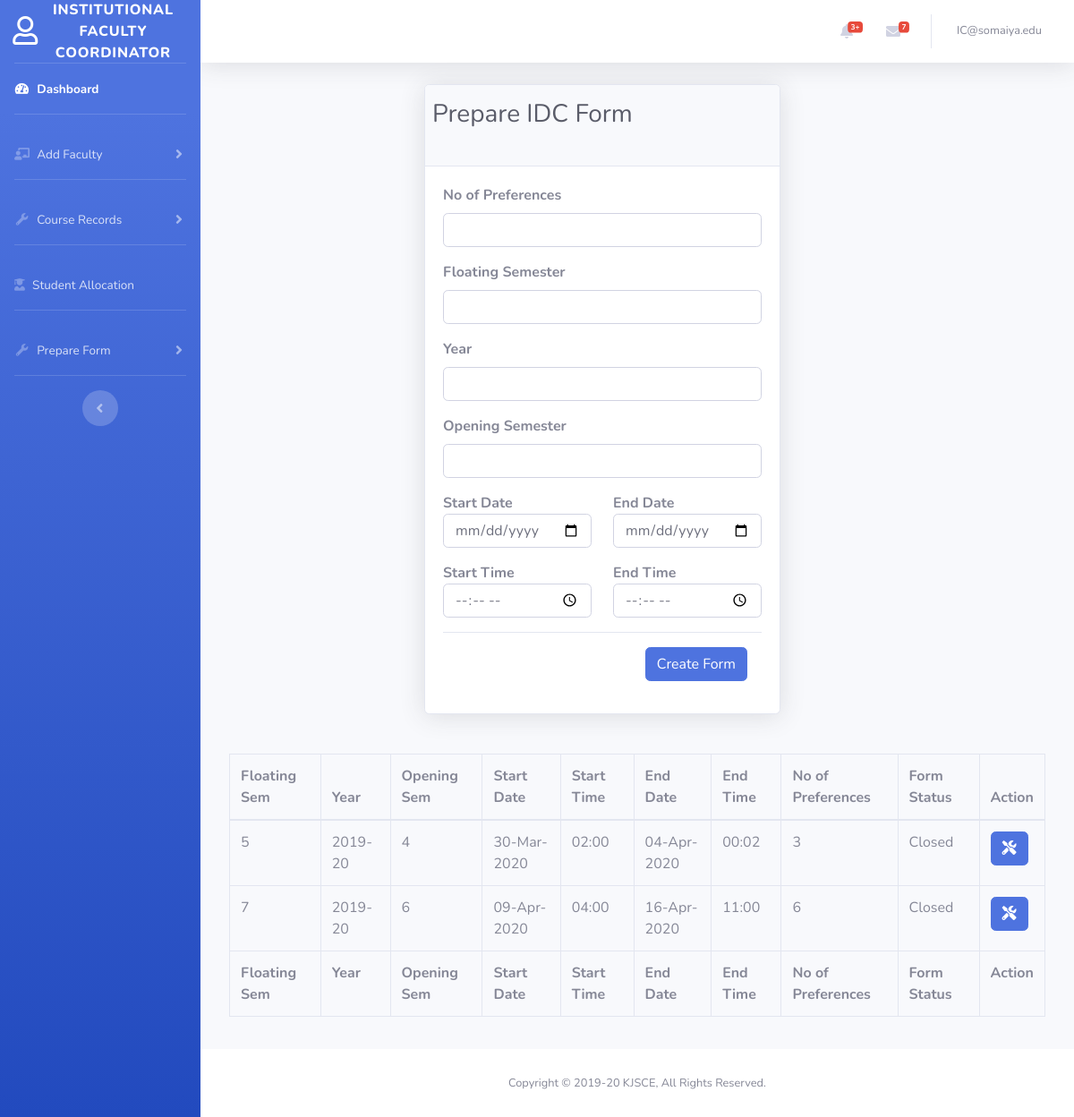
Page /institutional_coordinator/prepare_form_idc.php (signed in) on the committed database.
### tables this page shows
CREATE TABLE `form` (
  `sem` int(11) NOT NULL,
  `year` varchar(8) NOT NULL,
  `no` int(11) NOT NULL DEFAULT 0,
  `form_type` varchar(10) NOT NULL,
  `curr_sem` int(11) NOT NULL,
  `start_timestamp` varchar(30) NOT NULL,
  `end_timestamp` varchar(30) NOT NULL,
  `timestamp_created` varchar(30) NOT NULL,
  `email_id` varchar(50) NOT NULL,
  `no_of_preferences` int(11) NOT NULL,
  `allocate_status` int(11) NOT NULL DEFAULT 0
);

### institutional_coordinator/prepare_form_idc.php (the view, shortened to what this page needs)
<?php
include('../includes/header.php');
?>
<?php include('../includes/topbar.php'); ?>
<div class="container-fluid">
    <div class="row">
        <div class="offset-lg-3 offset-md-3">
            <div class="card shadow mb-4">
                <div class="card-header py-3">
                    <div class="row align-items-center">
                        <h1 class="h3 mb-4 text-gray-800">Prepare IDC Form</h1>
                    </div>
                </div>
                <div class="card-body">
                    <form action="ic_queries/prepare_form_idc_queries.php" method="POST">
                        <div class="form-group">
                            <label for="exampleInputPreference"><b>No of Preferences</b></label>
                            <input type="number" required class="form-control" id="exampleInputPreference" name="nop">
                        </div>
                        <div class="form-group">
                            <label for="exampleInputSem"><b>Floating Semester</b></label>
                            <input type="number" required class="form-control" id="exampleInputSem" onkeyup="defaultOpenSemVal()" name="sem">
                        </div>
                        <div class="form-group">
                            <label for="exampleInputYear"><b>Year</b></label>
                            <input type="year" required class="form-control" id="exampleInputYear" name="year">
                        </div>
                        <div class="form-group">
                            <label for="exampleInputCurrSem"><b>Opening Semester</b></label>
                            <input type="number" required class="form-control" id="exampleInputCurrSem" name="curr_sem">
                        </div>
                        <div class="row">
                            <div class="col-6">
                                <div class="form-group">
                                    <label class="form-check-label" for="exampleInputStartDate"><b>Start Date</b></label>
                                    <input type="date" required class="form-control" id="exampleInputStartDate" name="start_date">
                                </div>
                                <div class="form-group">
                                    <label class="form-check-label" for="exampleInputStartDate"><b>Start Time</b></label>
                                    <input type="time" required class="form-control" id="exampleInputStartTime" name="start_time">
                                </div>
                            </div>
                            <div class="col-6">
                                <div class="form-group">
                                    <label class="form-check-label" for="exampleInputStartDate"><b>End Date</b></label>
                                    <input type="date" required class="form-control" id="exampleInputEndDate" name="end_date">
                                </div>
                                <div class="form-group">
                                    <label class="form-check-label" for="exampleInputStartDate"><b>End Time</b></label>
                                    <input type="time" required class="form-control" id="exampleInputEndTime" name="end_time">
                                </div>
                            </div>
                        </div>
                        <div class="modal-footer">
                            <button type="submit" class="btn btn-primary align-center" name="createForm">Create Form</button>
                        </div>
                    </form>
                </div>
            </div>
        </div>
        <div class="card-body">
            <div class="table-responsive">
                <table class="table table-bordered" id="dataTable" width="100%" cellspacing="0">
                    <thead>
                        <tr>
                            <th>Floating Sem</th>
                            <th>Year</th>
                            <th>Opening Sem</th>
                            <th>Start Date</th>
                            <th>Start Time</th>
                            <th>End Date</th>
                            <th>End Time</th>
                            <th>No of Preferences</th>
                            <th>Form Status</th>
                            <th>Action</th>
                        </tr>
                    </thead>
                    <tfoot>
                        <tr>
                            <th>Floating Sem</th>
                            <th>Year</th>
                            <th>Opening Sem</th>
                            <th>Start Date</th>
                            <th>Start Time</th>
                            <th>End Date</th>
                            <th>End Time</th>
                            <th>No of Preferences</th>
                            <th>Form Status</th>
                            <th>Action</th>
                        </tr>
                    </tfoot>
                    <tbody>
                        <?php
                        include_once('../config.php');
                        $sql = "SELECT sem,year,curr_sem,start_timestamp,end_timestamp,no_of_preferences FROM form WHERE form_type='idc'";
                        $result = mysqli_query($conn, $sql);
                        if (mysqli_num_rows($result) > 0) {
                            $count = 500;
                            while ($row = mysqli_fetch_assoc($result)) {
                                $status = "Not opened yet";
                                $timestamp=date("Y-m-d H:i");
                                $start_timestamp = $row['start_timestamp'];
                                $end_timestamp = $row['end_timestamp'];
                                if($timestamp>=$start_timestamp){
                                    if($timestamp<$end_timestamp){
                                        $status="Open";
                                    }else{
                                        $status="Closed";
                                    }
                                }
                                $sArr = explode(" ", $start_timestamp);
                                $start_date = $sArr[0];
                                $start_time = $sArr[1];
                                $eArr = explode(" ", $end_timestamp);
                                $end_date = $eArr[0];
                                $end_time = $eArr[1];
                                echo '
                            <tr>
                            <td>' . $row['sem'] . '</td>
                            <td>' . $row['year'] . '</td>
                            <td>' . $row['curr_sem'] . '</td>
                            <td>' . date("d-M-Y", strtotime($start_date)) . '</td>
                            <td>' . $start_time . '</td>
                            <td>' . date("d-M-Y", strtotime($end_date)) . '</td>
                            <td>' . $end_time . '</td>
                            <td>' . $row['no_of_preferences'] . '</td>
                            <td>' . $status . '</td>
                            <td>
                                <button type="button" class="btn btn-primary icon-btn" data-toggle="modal" data-target="#exampleModalCenter' . $count . '">
                                    <i class="fas fa-tools"></i>
                                </button>
                                <div class="modal fade" id="exampleModalCenter' . $count . '" tabindex="-1" role="dialog" aria-labelledby="exampleModalCenterTitle1" aria-hidden="true">
                                                        ' . $count . '' . $count . '
                                                        <a class="nav-item nav-link" id="nav-update-tab" data-toggle="tab" href="#nav-update' . $count . '" role="tab" aria-controls="nav-update' . $count . '" aria-selected="false">Update</a>
                                                    <div class="tab-pane fade show active" id="nav-delete' . $count . '" role="tabpanel" aria-labelledby="nav-delete-tab">
                                                                <input type="hidden" name="sem" value="' . $row['sem'] . '">
                                                                <input type="hidden" name="year" value="' . $row['year'] . '">
                                                    </div>
                                                    <div class="tab-pane fade" id="nav-update' . $count . '" role="tabpanel" aria-labelledby="nav-update-tab">
                                                                <input type="number" required class="form-control" name="nop" value="' . $row['no_of_preferences'] . '">
                                                                <input type="number" required class="form-control" name="sem" value="' . $row['sem'] . '">
                                                                <input type="hidden" required class="form-control" name="oldsem" value="' . $row['sem'] . '">
                                                                <input type="year" required class="form-control" name="year" value="' . $row['year'] . '">
                                                                <input type="hidden" required class="form-control" name="oldyear" value="' . $row['year'] . '">
                                                                <input type="number" required class="form-control" name="curr_sem" value="' . $row['curr_sem'] . '">
                                                                        <input type="date" required class="form-control" name="start_date" value="' . $start_date . '">
                                                                        <input type="time" required class="form-control"  name="start_time" value="' . $start_time . '">
                                                                        <input type="date" required class="form-control" name="end_date" value="' . $end_date . '">
                                                                        <input type="time" required class="form-control"  name="end_time" value="' . $end_time . '">
                                                    </div>
                                </div>
                            </td>
                        </tr>
                            ';
                                $count++;
                            }
                        }
                        ?>
                    </tbody>
                </table>
            </div>
        </div>
    </div>
    <?php include('../includes/footer.php');
    include('../includes/scripts.php');
    ?>

### rows in the picture
form: sem "5", year "2019-20", curr_sem "4", start_timestamp "30-Mar-2020", start_timestamp "02:00", end_timestamp "04-Apr-2020", end_timestamp "00:02", no_of_preferences "3", end_timestamp "Closed"
form: sem "7", year "2019-20", curr_sem "6", start_timestamp "09-Apr-2020", start_timestamp "04:00", end_timestamp "16-Apr-2020", end_timestamp "11:00", no_of_preferences "6", end_timestamp "Closed"

### other values in the picture
$_SESSION['email'] "IC@somaiya.edu"
